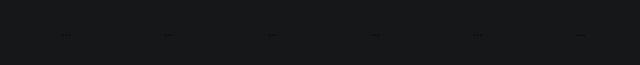
        <widget class="QWidget" name="widget_7" native="true">
         <property name="sizePolicy">
          <sizepolicy hsizetype="Preferred" vsizetype="Maximum">
           <horstretch>0</horstretch>
           <verstretch>0</verstretch>
          </sizepolicy>
         </property>
         <property name="maximumSize">
          <size>
           <width>16777215</width>
           <height>65</height>
          </size>
         </property>
         <property name="styleSheet">
          <string notr="true">QWidget {
       background-color: rgb(22, 23, 25);
		border-radius: 5px;
    }</string>
         </property>
         <widget class="QToolButton" name="titleTypeButton">
          <property name="geometry">
           <rect>
            <x>16</x>
            <y>2</y>
            <width>100</width>
            <height>60</height>
           </rect>
          </property>
          <property name="styleSheet">
           <string notr="true">background-color: rgb(22, 23, 25);</string>
          </property>
          <property name="text">
           <string>...</string>
          </property>
          <property name="iconSize">
           <size>
            <width>100</width>
            <height>60</height>
           </size>
          </property>
          <property name="checkable">
           <bool>false</bool>
          </property>
         </widget>
         <widget class="QToolButton" name="vioceSetButton">
          <property name="geometry">
           <rect>
            <x>119</x>
            <y>2</y>
            <width>100</width>
            <height>60</height>
           </rect>
          </property>
          <property name="styleSheet">
           <string notr="true">background-color: rgb(22, 23, 25);</string>
          </property>
          <property name="text">
           <string>...</string>
          </property>
          <property name="iconSize">
           <size>
            <width>100</width>
            <height>60</height>
           </size>
          </property>
         </widget>
         <widget class="QToolButton" name="srtSetButton">
          <property name="geometry">
           <rect>
            <x>223</x>
            <y>2</y>
            <width>100</width>
            <height>60</height>
           </rect>
          </property>
          <property name="styleSheet">
           <string notr="true">background-color: rgb(22, 23, 25);</string>
          </property>
          <property name="text">
           <string>...</string>
          </property>
          <property name="iconSize">
           <size>
            <width>100</width>
            <height>60</height>
           </size>
          </property>
         </widget>
         <widget class="QToolButton" name="productVideoButton">
          <property name="geometry">
           <rect>
            <x>325</x>
            <y>2</y>
            <width>100</width>
            <height>60</height>
           </rect>
          </property>
          <property name="styleSheet">
           <string notr="true">background-color: rgb(22, 23, 25);</string>
          </property>
          <property name="text">
           <string>...</string>
          </property>
          <property name="iconSize">
           <size>
            <width>100</width>
            <height>60</height>
           </size>
          </property>
         </widget>
         <widget class="QToolButton" name="aiSetButton">
          <property name="geometry">
           <rect>
            <x>531</x>
            <y>2</y>
            <width>100</width>
            <height>60</height>
           </rect>
          </property>
          <property name="styleSheet">
           <string notr="true">background-color: rgb(22, 23, 25);</string>
          </property>
          <property name="text">
           <string>...</string>
          </property>
          <property name="iconSize">
           <size>
            <width>100</width>
            <height>60</height>
           </size>
          </property>
         </widget>
         <widget class="QToolButton" name="videoModelButton">
          <property name="geometry">
           <rect>
            <x>428</x>
            <y>2</y>
            <width>100</width>
            <height>60</height>
           </rect>
          </property>
          <property name="styleSheet">
           <string notr="true">background-color: rgb(22, 23, 25);</string>
          </property>
          <property name="text">
           <string>...</string>
          </property>
          <property name="iconSize">
           <size>
            <width>100</width>
            <height>60</height>
           </size>
          </property>
         </widget>
        </widget>
